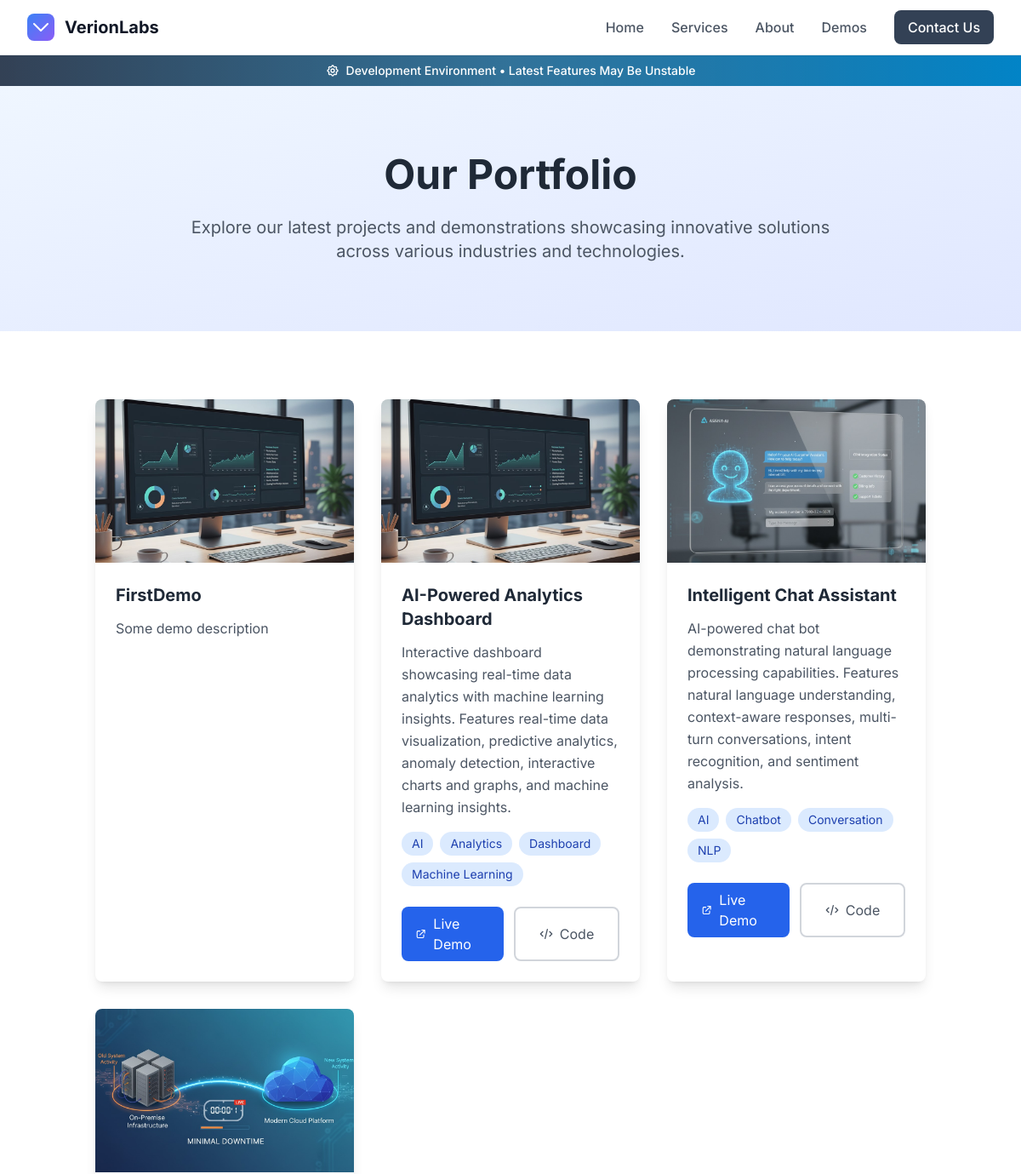
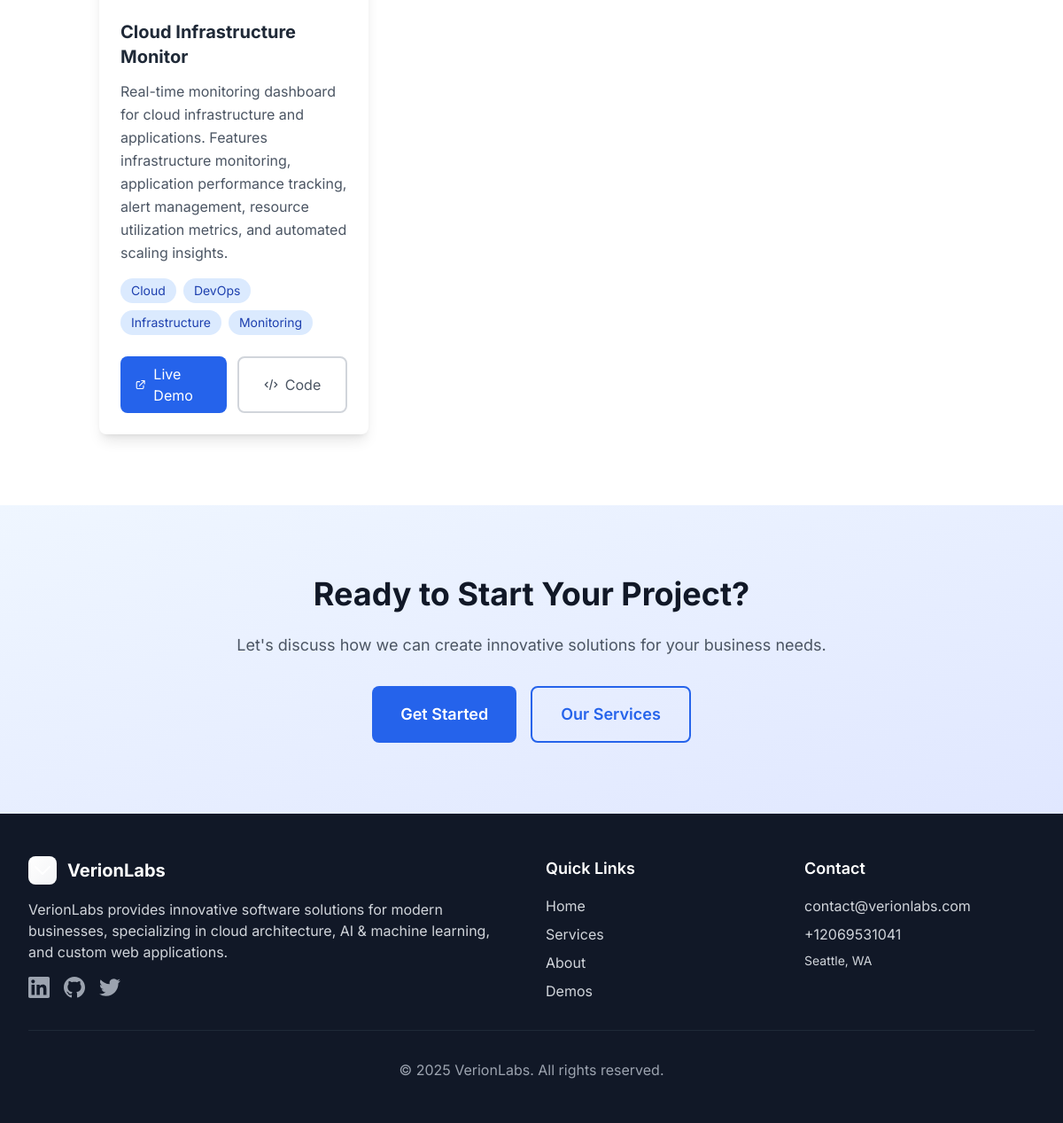
Page /demos/ on the committed database (2 pictures, top to bottom).
### website/models.py (models this page shows, shortened)
class SiteConfig(models.Model):
    maintenance_mode = models.BooleanField(default=False, help_text="Show maintenance page for all users except admin/staff")
    """Site-wide configuration and company information"""
    company_name = models.CharField(max_length=100, default="VerionLabs")
    domain = models.CharField(max_length=100, default="verionlabs.com")
    email = models.EmailField(default="contact@verionlabs.com")
    phone = models.CharField(max_length=20, blank=True, null=True)
    address = models.TextField(default="123 Innovation Drive, Tech Valley, CA 94000")
    description = models.TextField(
        default="VerionLabs provides innovative software solutions for modern businesses, specializing in cloud architecture, AI & machine learning, and custom web applications."
    )
    mission = models.TextField(
        default="We empower businesses with cutting-edge technology solutions that drive growth, efficiency, and innovation in the digital age."
    )
    linkedin_url = models.URLField(blank=True, null=True, default="https://linkedin.com/company/verionlabs")
    github_url = models.URLField(blank=True, null=True, default="https://github.com/verionlabs")
    twitter_url = models.URLField(blank=True, null=True, default="https://twitter.com/verionlabs")
    hero_headline = models.CharField(max_length=200, default="Innovative Software Solutions for Modern Business")
    hero_subheadline = models.TextField(
        default="We transform ideas into powerful digital experiences that drive business growth and technological advancement."
    )
    hero_cta_text = models.CharField(max_length=50, default="Explore Our Services")
    mission_title = models.CharField(max_length=100, default="Our Mission")
    mission_content = models.TextField(
        default="At VerionLabs, we believe technology should be a catalyst for business success. We partner with companies from startups to enterprises, delivering custom software solutions that solve real-world challenges and unlock new opportunities for growth."
    )
    contact_cta_title = models.CharField(max_length=100, default="Ready to Transform Your Business?")
    contact_cta_description = models.TextField(
        default="Let's discuss how our innovative solutions can help you achieve your goals and stay ahead of the competition."
    )
    contact_cta_button_text = models.CharField(max_length=50, default="Get Started Today")
    about_story_title = models.CharField(max_length=100, default="Our Story")
    about_vision_title = models.CharField(max_length=100, default="Our Vision")
    about_vision_content = models.TextField(
        default="To be the trusted technology partner that empowers businesses to thrive in the digital future, one innovative solution at a time."
    )
    meta_keywords = models.TextField(
        default="software development, web applications, cloud architecture, AI, machine learning",
        help_text="Comma-separated keywords"
    )
    created_at = models.DateTimeField(auto_now_add=True)
    updated_at = models.DateTimeField(auto_now=True)
    class Meta:
        verbose_name = "Site Configuration"
        verbose_name_plural = "Site Configuration"

class NavigationItem(models.Model):
    name = models.CharField(max_length=50)
    url = models.CharField(max_length=200, help_text="URL path (e.g., '/services/') or external URL")
    order = models.PositiveIntegerField(default=0)
    is_active = models.BooleanField(default=True)
    is_external = models.BooleanField(default=False, help_text="Is this an external link?")
    class Meta:
        ordering = ['order', 'name']

class DevelopmentBanner(models.Model):
    is_active = models.BooleanField(
        default=True,
        help_text="Show the development banner on the website"
    )
    message = models.CharField(
        max_length=200,
        default="Development in Progress - Opening Soon!",
        help_text="Banner message text"
    )
    background_color = models.CharField(
        max_length=20,
        default="bg-blue-600",
        help_text="Tailwind CSS background color class"
    )
    text_color = models.CharField(
        max_length=20,
        default="text-white",
        help_text="Tailwind CSS text color class"
    )
    created_at = models.DateTimeField(auto_now_add=True)
    updated_at = models.DateTimeField(auto_now=True)
    class Meta:
        verbose_name = "Development Banner"
        verbose_name_plural = "Development Banner"

class Demo(models.Model):
    title = models.CharField(max_length=150)
    description = models.TextField()
    image = models.ImageField(upload_to='demos/', blank=True, null=True)
    image_url = models.URLField(blank=True, null=True, help_text="External image URL if not uploading")
    live_demo_url = models.URLField(blank=True, null=True)
    github_url = models.URLField(blank=True, null=True)
    featured = models.BooleanField(default=False, help_text="Show on homepage")
    order = models.PositiveIntegerField(default=0, help_text="Display order")
    slug = models.SlugField(unique=True, help_text="URL slug for this demo")
    meta_description = models.TextField(blank=True, help_text="Meta description for SEO")
    created_at = models.DateTimeField(auto_now_add=True)
    updated_at = models.DateTimeField(auto_now=True)
    class Meta:
        ordering = ['order', 'title']
    def get_image_url(self):
        if self.image:
            return self.image.url
        return self.image_url

class DemoTag(models.Model):
    demo = models.ForeignKey(Demo, on_delete=models.CASCADE, related_name='tags')
    name = models.CharField(max_length=50)
    order = models.PositiveIntegerField(default=0)
    class Meta:
        ordering = ['order', 'name']
        unique_together = ['demo', 'name']

### website/views.py (the view)
# urls.py: path('demos/', views.DemosView.as_view(), name='demos'),
class DemosView(ListView):
    model = Demo
    template_name = 'website/demos.html'
    context_object_name = 'demos'
    def get_context_data(self, **kwargs):
        context = super().get_context_data(**kwargs)
        context.update(get_site_context())
        return context

### templates/website/demos.html (shortened to what this page needs)
{% extends 'base.html' %}
{% load static %}
{% block content %}
<section class="bg-gradient-to-br from-blue-50 to-indigo-100 py-16 lg:py-20">
    <div class="container mx-auto px-6">
        <div class="text-center max-w-3xl mx-auto">
            <h1 class="text-4xl md:text-5xl font-bold text-gray-800 mb-6">
                Our Portfolio
            </h1>
            <p class="text-xl text-gray-600">
                Explore our latest projects and demonstrations showcasing innovative solutions across various industries
                and technologies.
            </p>
        </div>
    </div>
</section>
<section class="py-16 lg:py-20 bg-white">
    <div class="container mx-auto px-6">
        <div class="grid grid-cols-1 md:grid-cols-2 lg:grid-cols-3 gap-8">
            {% for demo in demos %}
            <div class="bg-white rounded-lg shadow-lg overflow-hidden hover:shadow-xl transition-shadow duration-300">
                {% if demo.get_image_url %}
                <div class="h-48 overflow-hidden">
                    <img src="{{ demo.get_image_url }}" alt="{{ demo.title }}"
                        class="w-full h-full object-cover hover:scale-105 transition-transform duration-300"
                        loading="lazy">
                </div>
                {% endif %}
                <div class="p-6">
                    <h3 class="text-xl font-bold text-gray-800 mb-3">{{ demo.title }}</h3>
                    <p class="text-gray-600 mb-4 leading-relaxed">{{ demo.description }}</p>
                    <div class="flex flex-wrap gap-2 mb-6">
                        {% for tag in demo.tags.all %}
                        <span class="px-3 py-1 bg-blue-100 text-blue-800 text-sm rounded-full">
                            {{ tag.name }}
                        </span>
                        {% endfor %}
                    </div>
                    <div class="flex gap-3">
                        {% if demo.live_demo_url %}
                        <a href="{{ demo.live_demo_url }}" target="_blank"
                            class="flex-1 inline-flex items-center justify-center px-4 py-2 bg-blue-600 text-white rounded-lg hover:bg-blue-700 transition-colors duration-300">
                            <svg class="mr-2 w-4 h-4" fill="none" stroke="currentColor" viewBox="0 0 24 24">
                                <path stroke-linecap="round" stroke-linejoin="round" stroke-width="2"
                                    d="M10 6H6a2 2 0 00-2 2v10a2 2 0 002 2h10a2 2 0 002-2v-4M14 4h6m0 0v6m0-6L10 14">
                                </path>
                            </svg>
                            Live Demo
                        </a>
                        {% endif %}
                        {% if demo.github_url %}
                        <a href="{{ demo.github_url }}" target="_blank"
                            class="flex-1 inline-flex items-center justify-center px-4 py-2 border-2 border-gray-300 text-gray-600 rounded-lg hover:bg-gray-50 transition-colors duration-300">
                            <svg class="mr-2 w-4 h-4" fill="none" stroke="currentColor" viewBox="0 0 24 24">
                                <path stroke-linecap="round" stroke-linejoin="round" stroke-width="2"
                                    d="M10 20l4-16m4 4l4 4-4 4M6 16l-4-4 4-4"></path>
                            </svg>
                            Code
                        </a>
                        {% endif %}
                    </div>
                </div>
            </div>
            {% endfor %}
        </div>
    </div>
</section>
<section class="py-16 lg:py-20 bg-gradient-to-br from-blue-50 to-indigo-100">
    <div class="container mx-auto px-6">
        <div class="text-center max-w-3xl mx-auto">
            <h2 class="text-3xl md:text-4xl font-bold text-gray-900 mb-6">
                Ready to Start Your Project?
            </h2>
            <p class="text-lg text-gray-600 mb-8">
                Let's discuss how we can create innovative solutions for your business needs.
            </p>
            <div class="flex flex-col sm:flex-row gap-4 justify-center">
                <a href="{% url 'website:contact' %}"
                    class="inline-flex items-center px-8 py-4 bg-blue-600 text-white text-lg font-semibold rounded-lg hover:bg-blue-700 transition-colors duration-300">
                    Get Started
                </a>
                <a href="{% url 'website:services' %}"
                    class="inline-flex items-center px-8 py-4 border-2 border-blue-600 text-blue-600 text-lg font-semibold rounded-lg hover:bg-blue-600 hover:text-white transition-colors duration-300">
                    Our Services
                </a>
            </div>
        </div>
    </div>
</section>
{% endblock %}

### templates/base.html (shortened to what this page needs)
<!DOCTYPE html>
<html lang="en" class="h-full">
<head>
        content="{% block og_image %}https://{{ site_config.domain }}{% load static %}{% static 'images/logo.svg' %}{% endblock %}">
        content="{% block twitter_image %}https://{{ site_config.domain }}{% load static %}{% static 'images/logo.svg' %}{% endblock %}">
    {% load static %}
    <link rel="stylesheet" href="{% static 'css/tailwind.css' %}">
    <link rel="stylesheet" href="{% static 'css/main.css' %}">
</head>
<body class="min-h-screen flex flex-col font-sans text-gray-800 antialiased">
    <header class="bg-white shadow-sm border-b border-gray-200 sticky top-0 z-50">
        <div class="max-w-7xl mx-auto px-4 sm:px-6 lg:px-8">
            <nav class="flex items-center justify-between h-16">
                <a href="{% url 'website:home' %}"
                    class="flex items-center space-x-3 hover:opacity-80 transition-opacity">
                    <img src="{% static 'images/logo.svg' %}" alt="{{ site_config.company_name }} Logo" class="h-8 w-8">
                    <span class="text-xl font-bold text-gray-900">{{ site_config.company_name }}</span>
                </a>
                <div class="hidden md:flex items-center space-x-8">
                    {% for item in navigation_items %}
                    <a href="{% if item.is_external %}{{ item.url }}{% else %}{{ item.url }}{% endif %}"
                        class="text-gray-600 hover:text-gray-900 font-medium transition-colors duration-200{% if request.resolver_match.url_name == item.url %} text-blue-600{% endif %}">
                        {{ item.name }}
                    </a>
                    {% endfor %}
                    <a href="{% url 'website:contact' %}"
                        class="btn-primary px-4 py-2 rounded-md transition-colors duration-200 font-medium">
                        Contact Us
                    </a>
                </div>
            </nav>
        </div>
    </header>
    {% if development_banner and development_banner.is_active %}
    <div
        class="bg-gradient-to-r from-primary-600 to-accent-600 text-white py-2 px-4 text-center relative overflow-hidden">
        <div class="relative z-10 flex items-center justify-center space-x-2">
            <span class="text-sm font-medium">
                {{ development_banner.message }}
            </span>
        </div>
        <div
            class="absolute inset-0 bg-gradient-to-r from-transparent via-white/10 to-transparent animate-pulse pointer-events-none">
        </div>
    </div>
    {% endif %}
    <main class="flex-grow">
        {% block content %}{% endblock %}
    </main>
    <footer class="bg-gray-900 text-white">
        <div class="max-w-7xl mx-auto px-4 sm:px-6 lg:px-8 py-12">
            <div class="grid grid-cols-1 md:grid-cols-4 gap-8">
                <div class="md:col-span-2">
                    <div class="flex items-center space-x-3 mb-4">
                        <img src="{% static 'images/logo-white.svg' %}" alt="{{ site_config.company_name }} Logo"
                            class="h-8 w-8">
                        <span class="text-xl font-bold">{{ site_config.company_name }}</span>
                    </div>
                    <p class="text-gray-300 mb-4">{{ site_config.description }}</p>
                    <div class="flex space-x-4">
                        {% if site_config.linkedin_url %}
                        <a href="{{ site_config.linkedin_url }}"
                            class="text-gray-400 hover:text-white transition-colors">
                        </a>
                        {% endif %}
                        {% if site_config.github_url %}
                        <a href="{{ site_config.github_url }}" class="text-gray-400 hover:text-white transition-colors">
                        </a>
                        {% endif %}
                        {% if site_config.twitter_url %}
                        <a href="{{ site_config.twitter_url }}"
                            class="text-gray-400 hover:text-white transition-colors">
                        </a>
                        {% endif %}
                    </div>
                </div>
                <div>
                    <h3 class="text-lg font-semibold mb-4">Quick Links</h3>
                    <ul class="space-y-2">
                        {% for item in navigation_items %}
                        <li>
                            <a href="{% if item.is_external %}{{ item.url }}{% else %}{{ item.url }}{% endif %}"
                                class="text-gray-300 hover:text-white transition-colors">
                                {{ item.name }}
                            </a>
                        </li>
                        {% endfor %}
                    </ul>
                </div>
                <div>
                    <h3 class="text-lg font-semibold mb-4">Contact</h3>
                    <div class="space-y-2 text-gray-300">
                        <p>{{ site_config.email }}</p>
                        {% if site_config.phone %}<p>{{ site_config.phone }}</p>{% endif %}
                        <p class="text-sm">{{ site_config.address }}</p>
                    </div>
                </div>
            </div>
            <div class="border-t border-gray-800 mt-8 pt-8 text-center">
                <p class="text-gray-400">&copy; {% now "Y" %} {{ site_config.company_name }}. All rights reserved.</p>
            </div>
        </div>
    </footer>
</body>
</html>

### rows in the picture
SiteConfig: company_name "VerionLabs", description "VerionLabs provides innovative software solutions for modern businesses, specializing in cloud architecture, AI & machine learning, and custom web applications.", email "contact@verionlabs.com", phone "+12069531041", address "Seattle, WA"
NavigationItem: name "Home"
NavigationItem: name "Services"
NavigationItem: name "About"
NavigationItem: name "Demos"
DevelopmentBanner: message "Development Environment • Latest Features May Be Unstable"
Demo: get_image_url (picture), title "FirstDemo", description "Some demo description"
Demo: get_image_url (picture), title "AI-Powered Analytics Dashboard", description "Interactive dashboard showcasing real-time data analytics with machine learning insights. Features real-time data visualization, predictive analytics, anomaly detection, interactive charts and graphs, and machine learning insights."
DemoTag: name "AI"
DemoTag: name "Analytics"
DemoTag: name "Dashboard"
DemoTag: name "Machine Learning"
Demo: get_image_url (picture), title "Intelligent Chat Assistant", description "AI-powered chat bot demonstrating natural language processing capabilities. Features natural language understanding, context-aware responses, multi-turn conversations, intent recognition, and sentiment analysis."
DemoTag: name "AI"
DemoTag: name "Chatbot"
DemoTag: name "Conversation"
DemoTag: name "NLP"
Demo: get_image_url (picture), title "Cloud Infrastructure Monitor", description "Real-time monitoring dashboard for cloud infrastructure and applications. Features infrastructure monitoring, application performance tracking, alert management, resource utilization metrics, and automated scaling insights."
DemoTag: name "Cloud"
DemoTag: name "DevOps"
DemoTag: name "Infrastructure"
DemoTag: name "Monitoring"
